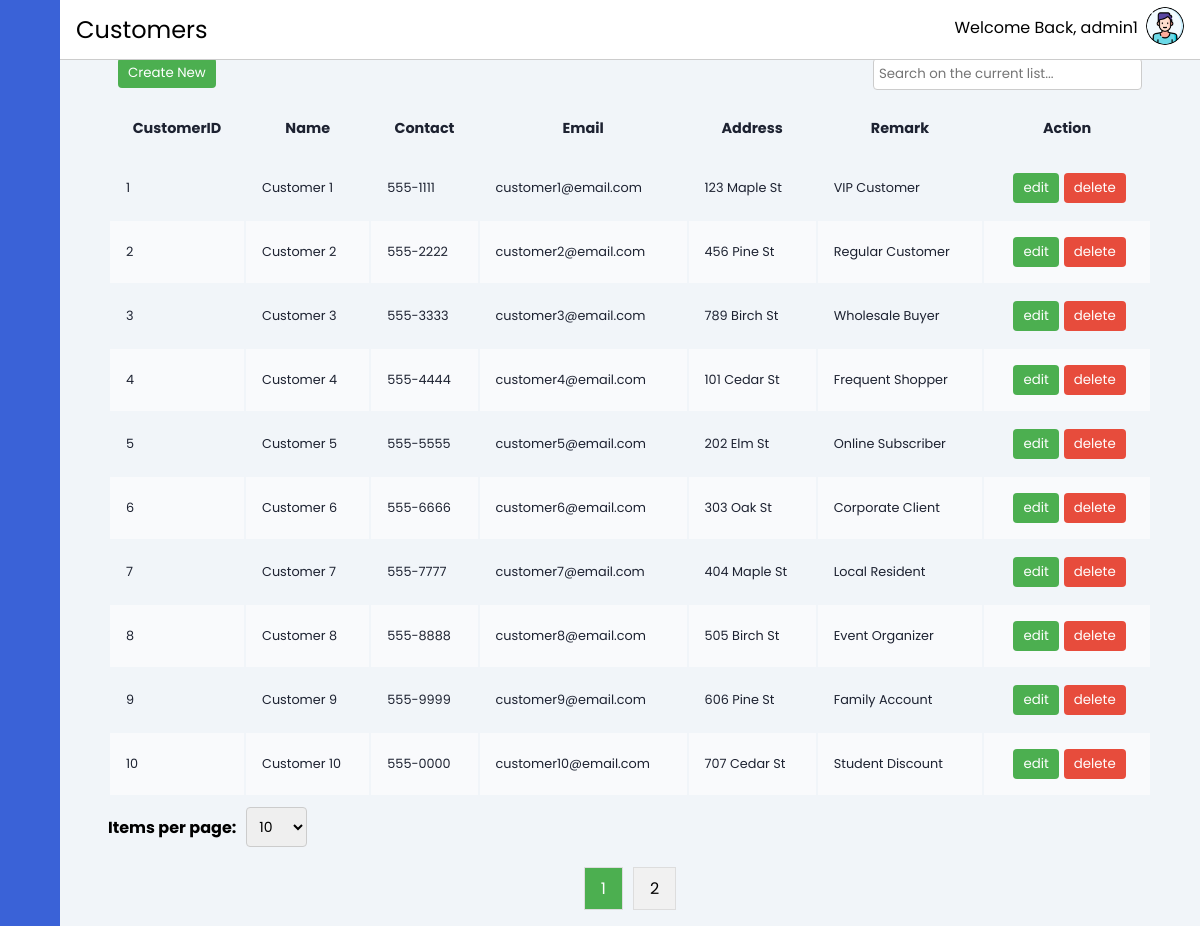
Screenshot of /layout/customer.php (signed in) with the database file from the repository.
### tables this page shows
CREATE TABLE IF NOT EXISTS Customer (
    CustomerID INT AUTO_INCREMENT PRIMARY KEY,
    Name VARCHAR(255) NOT NULL,
    Contact VARCHAR(20),
    Email VARCHAR(255),
    Address VARCHAR(255),
    Remark VARCHAR(255)
);

### layout/customer.php (the view, shortened to what this page needs)
<?php
include("../database/database-connect.php");
include '../contain/header.php';
$itemsPerPage = isset($_GET['itemsPerPage']) ? (int) $_GET['itemsPerPage'] : 10;
$sqlTotalCustomers = "SELECT COUNT(*) FROM Customer";
$resultTotalCustomers = $conn->query($sqlTotalCustomers);
if ($resultTotalCustomers) {
    $totalCustomers = $resultTotalCustomers->fetch_row()[0];
    $totalPages = $totalCustomers > 0 ? ceil($totalCustomers / $itemsPerPage) : 1;
} else {
    echo "Error fetching total customers: " . $conn->error;
    exit();
}
$current_page = isset($_GET['page']) ? $_GET['page'] : 1;
$current_page = max(1, min($totalPages, $current_page));
$offset = ($current_page - 1) * $itemsPerPage;
$sqlSubsetCustomers = "SELECT * FROM Customer LIMIT ? OFFSET ?";
$stmtSubsetCustomers = $conn->prepare($sqlSubsetCustomers);
$stmtSubsetCustomers->bind_param("ii", $itemsPerPage, $offset);
$stmtSubsetCustomers->execute();
$resultSubsetCustomers = $stmtSubsetCustomers->get_result();
$subsetCustomers = $resultSubsetCustomers->fetch_all(MYSQLI_ASSOC);
?>
<div class="main-content">
    <?php
    include '../contain/horizontal-bar.php';
    ?>
    <main>
        <div class="button-and-search">
            <form method="POST">
                <button name="Cnew">Create New</button>
            </form>
            <input type="text" id="searchInput" placeholder="Search on the current list..." onkeyup="searchTable()">
        </div>
        <div class="table-responsive">
            <table id="myTable" class="table-container" style="width:100%">
                <thead>
                    <tr>
                        <th>CustomerID</th>
                        <th>Name</th>
                        <th>Contact</th>
                        <th>Email</th>
                        <th>Address</th>
                        <th>Remark</th>
                        <th>Action</th>
                    </tr>
                </thead>
                <tbody id="tableBody">
                    <?php if (empty($subsetCustomers)): ?>
                        <tr>
                            <td colspan="7">No data available</td>
                        </tr>
                    <?php else: ?>
                        <?php foreach ($subsetCustomers as $customer): ?>
                            <tr>
                                <td>
                                    <?= $customer['CustomerID'] ?>
                                </td>
                                <td>
                                    <?= $customer['Name'] ?>
                                </td>
                                <td>
                                    <?= $customer['Contact'] ?>
                                </td>
                                <td>
                                    <?= $customer['Email'] ?>
                                </td>
                                <td>
                                    <?= $customer['Address'] ?>
                                </td>
                                <td>
                                    <?= $customer['Remark'] ?>
                                </td>
                                <td>
                                    <form method="GET" action="customer-edit.php">
                                        <button class="edit" type="submit">edit</button>
                                    </form>
                                    <form method="POST">
                                        <button class="delete" name="deleteCustomer" type="submit"
                                            onclick="return confirm('Are you sure you want to delete this customer?')">delete
                                        </button>
                                    </form>
                                </td>
                            </tr>
                        <?php endforeach; ?>
                    <?php endif; ?>
                </tbody>
            </table>
        </div>
        <form method="GET" class="pagination-form">
            <label for="itemsPerPage">Items per page:</label>
            <select id="itemsPerPage" name="itemsPerPage" onchange="this.form.submit()">
                <option value="10" <?= $itemsPerPage == 10 ? 'selected' : '' ?>>10</option>
            </select>
        </form>
        <div id="pagination" class="pagination">
            <?php for ($page = 1; $page <= $totalPages; $page++): ?>
                <a href="?page=<?= $page ?>&itemsPerPage=<?= $itemsPerPage ?>" <?= $page == $current_page ? 'class="active"' : '' ?>>
                    <?= $page ?>
                </a>
            <?php endfor; ?>
        </div>
    </main>
</div>
</body>
</html>

### css/style.css (style rules this page uses)
main { margin-top: 4vh; min-height: 90vh; padding: 1rem 3rem; }
th, td { font-size: .9rem; padding: 1rem 1rem; color: var(--color-dark); }
td { font-size: .8rem; }
tbody tr:nth-child(even) { background: #f9fafc; }
.table-responsive { overflow-x: auto; }
.button-and-search { display: flex; justify-content: space-between; padding: 10px; }
.button-and-search button, .add-entry-btn, .table-container td:last-child button { padding: 5px 10px; background-color: #4CAF50; color: white; border: none; border-radius: 4px; cursor: pointer; }
.button-and-search input { padding: 5px; border: 1px solid #ccc; border-radius: 4px; }
.table-container td:last-child { display: flex; justify-content: center; align-items: center; }
.table-container td:last-child button { padding: 5px 10px; margin-left: 5px; background-color: #4CAF50; color: white; border: none; border-radius: 4px; cursor: pointer; }
.table-container td:last-child button.delete { background-color: #e74c3c; }
.pagination-form { padding-top: 10px; display: flex; align-items: center; }
.pagination-form label { margin-right: 10px; font-weight: bold; }
.pagination-form select { padding: 8px; font-size: 14px; border: 1px solid #ccc; border-radius: 4px; cursor: pointer; }
.pagination { display: flex; justify-content: center; margin-top: 20px; }
.pagination a { color: black; padding: 8px 16px; text-decoration: none; transition: background-color .3s; margin: 0 5px; border: 1px solid #ddd; background-color: #f1f1f1; }
.pagination a.active { background-color: #4CAF50; color: white; }

### css/header.css (style rules this page uses)
:root { --main-color: #3A62D7; --color-dark: #1D2231; --text-grey: #8390A2; }
* { font-family: 'Poppins', sans-serif; margin: 0; padding: 0; text-decoration: none; list-style-type: none; box-sizing: border-box; }
body { background: #f1f5f9; }
.main-content { position: relative; margin-left: 240px; transition: margin-left 500ms; }
@media only screen and (max-width: 1200px) { .main-content { margin-left: 60px; } }

### rows the page displays
customer: CustomerID "1", Name "Customer 1", Contact "555-1111", Email "customer1@email.com", Address "123 Maple St", Remark "VIP Customer"
customer: CustomerID "2", Name "Customer 2", Contact "555-2222", Email "customer2@email.com", Address "456 Pine St", Remark "Regular Customer"
customer: CustomerID "3", Name "Customer 3", Contact "555-3333", Email "customer3@email.com", Address "789 Birch St", Remark "Wholesale Buyer"
customer: CustomerID "4", Name "Customer 4", Contact "555-4444", Email "customer4@email.com", Address "101 Cedar St", Remark "Frequent Shopper"
customer: CustomerID "5", Name "Customer 5", Contact "555-5555", Email "customer5@email.com", Address "202 Elm St", Remark "Online Subscriber"
customer: CustomerID "6", Name "Customer 6", Contact "555-6666", Email "customer6@email.com", Address "303 Oak St", Remark "Corporate Client"
customer: CustomerID "7", Name "Customer 7", Contact "555-7777", Email "customer7@email.com", Address "404 Maple St", Remark "Local Resident"
customer: CustomerID "8", Name "Customer 8", Contact "555-8888", Email "customer8@email.com", Address "505 Birch St", Remark "Event Organizer"
customer: CustomerID "9", Name "Customer 9", Contact "555-9999", Email "customer9@email.com", Address "606 Pine St", Remark "Family Account"
customer: CustomerID "10", Name "Customer 10", Contact "555-0000", Email "customer10@email.com", Address "707 Cedar St", Remark "Student Discount"

### other values shown
$pathtitle "Customers"
$username "admin1"
